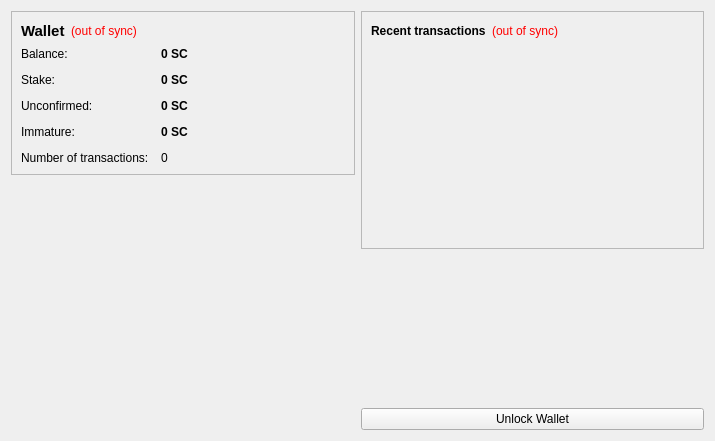
<?xml version="1.0" encoding="UTF-8"?>
<ui version="4.0">
 <class>OverviewPage</class>
 <widget class="QWidget" name="OverviewPage">
  <property name="geometry">
   <rect>
    <x>0</x>
    <y>0</y>
    <width>715</width>
    <height>441</height>
   </rect>
  </property>
  <property name="windowTitle">
   <string>Form</string>
  </property>
  <layout class="QHBoxLayout" name="horizontalLayout" stretch="1,1">
   <item>
    <layout class="QVBoxLayout" name="verticalLayout_2">
     <item>
      <widget class="QFrame" name="frame">
       <property name="frameShape">
        <enum>QFrame::StyledPanel</enum>
       </property>
       <property name="frameShadow">
        <enum>QFrame::Raised</enum>
       </property>
       <layout class="QVBoxLayout" name="verticalLayout_4">
        <item>
         <layout class="QHBoxLayout" name="horizontalLayout_4">
          <item>
           <widget class="QLabel" name="label_5">
            <property name="font">
             <font>
              <pointsize>11</pointsize>
              <weight>75</weight>
              <bold>true</bold>
             </font>
            </property>
            <property name="text">
             <string>Wallet</string>
            </property>
           </widget>
          </item>
          <item>
           <widget class="QLabel" name="labelWalletStatus">
            <property name="toolTip">
             <string>The displayed information may be out of date. Your wallet automatically synchronizes with the LeForteCoin network after a connection is established, but this process has not completed yet.</string>
            </property>
            <property name="styleSheet">
             <string notr="true">QLabel { color: red; }</string>
            </property>
            <property name="text">
             <string notr="true">(out of sync)</string>
            </property>
            <property name="alignment">
             <set>Qt::AlignLeading|Qt::AlignLeft|Qt::AlignVCenter</set>
            </property>
           </widget>
          </item>
          <item>
           <spacer name="horizontalSpacer_2">
            <property name="orientation">
             <enum>Qt::Horizontal</enum>
            </property>
            <property name="sizeHint" stdset="0">
             <size>
              <width>40</width>
              <height>20</height>
             </size>
            </property>
           </spacer>
          </item>
         </layout>
        </item>
        <item>
         <layout class="QFormLayout" name="formLayout_2">
          <property name="fieldGrowthPolicy">
           <enum>QFormLayout::AllNonFixedFieldsGrow</enum>
          </property>
          <property name="horizontalSpacing">
           <number>12</number>
          </property>
          <property name="verticalSpacing">
           <number>12</number>
          </property>
          <item row="0" column="0">
           <widget class="QLabel" name="label">
            <property name="text">
             <string>Balance:</string>
            </property>
           </widget>
          </item>
          <item row="0" column="1">
           <widget class="QLabel" name="labelBalance">
            <property name="font">
             <font>
              <weight>75</weight>
              <bold>true</bold>
             </font>
            </property>
            <property name="cursor">
             <cursorShape>IBeamCursor</cursorShape>
            </property>
            <property name="toolTip">
             <string>Your current balance</string>
            </property>
            <property name="text">
             <string notr="true">0 SC</string>
            </property>
            <property name="textInteractionFlags">
             <set>Qt::LinksAccessibleByMouse|Qt::TextSelectableByKeyboard|Qt::TextSelectableByMouse</set>
            </property>
           </widget>
          </item>
          <item row="1" column="0">
           <widget class="QLabel" name="label_6">
            <property name="text">
             <string>Stake:</string>
            </property>
           </widget>
          </item>
          <item row="1" column="1">
           <widget class="QLabel" name="labelStake">
            <property name="font">
             <font>
              <weight>75</weight>
              <bold>true</bold>
             </font>
            </property>
            <property name="cursor">
             <cursorShape>IBeamCursor</cursorShape>
            </property>
            <property name="toolTip">
             <string>Total of coins that was staked, and do not yet count toward the current balance</string>
            </property>
            <property name="text">
             <string notr="true">0 SC</string>
            </property>
            <property name="textInteractionFlags">
             <set>Qt::LinksAccessibleByMouse|Qt::TextSelectableByKeyboard|Qt::TextSelectableByMouse</set>
            </property>
           </widget>
          </item>
          <item row="2" column="0">
           <widget class="QLabel" name="label_3">
            <property name="text">
             <string>Unconfirmed:</string>
            </property>
           </widget>
          </item>
          <item row="2" column="1">
           <widget class="QLabel" name="labelUnconfirmed">
            <property name="font">
             <font>
              <weight>75</weight>
              <bold>true</bold>
             </font>
            </property>
            <property name="cursor">
             <cursorShape>IBeamCursor</cursorShape>
            </property>
            <property name="toolTip">
             <string>Total of transactions that have yet to be confirmed, and do not yet count toward the current balance</string>
            </property>
            <property name="text">
             <string notr="true">0 SC</string>
            </property>
            <property name="textInteractionFlags">
             <set>Qt::LinksAccessibleByMouse|Qt::TextSelectableByKeyboard|Qt::TextSelectableByMouse</set>
            </property>
           </widget>
          </item>
          <item row="3" column="0">
           <widget class="QLabel" name="labelImmatureText">
            <property name="text">
             <string>Immature:</string>
            </property>
           </widget>
          </item>
          <item row="3" column="1">
           <widget class="QLabel" name="labelImmature">
            <property name="font">
             <font>
              <weight>75</weight>
              <bold>true</bold>
             </font>
            </property>
            <property name="toolTip">
             <string>Mined balance that has not yet matured</string>
            </property>
            <property name="text">
             <string notr="true">0 SC</string>
            </property>
            <property name="textInteractionFlags">
             <set>Qt::LinksAccessibleByMouse|Qt::TextSelectableByKeyboard|Qt::TextSelectableByMouse</set>
            </property>
           </widget>
          </item>
          <item row="4" column="0">
           <widget class="QLabel" name="label_2">
            <property name="text">
             <string>Number of transactions:</string>
            </property>
           </widget>
          </item>
          <item row="4" column="1">
           <widget class="QLabel" name="labelNumTransactions">
            <property name="toolTip">
             <string>Total number of transactions in wallet</string>
            </property>
            <property name="text">
             <string notr="true">0</string>
            </property>
           </widget>
          </item>
         </layout>
        </item>
       </layout>
      </widget>
     </item>
     <item>
      <spacer name="verticalSpacer">
       <property name="orientation">
        <enum>Qt::Vertical</enum>
       </property>
       <property name="sizeHint" stdset="0">
        <size>
         <width>20</width>
         <height>40</height>
        </size>
       </property>
      </spacer>
     </item>
	 <item>
      <widget class="QLabel" name="label_6">
       <property name="text">
        <string/>
       </property>
       <property name="pixmap">
        <pixmap resource="../bitcoin.qrc">:/images/backg</pixmap>
       </property>
       <property name="scaledContents">
        <bool>false</bool>
       </property>
       <property name="alignment">
        <set>Qt::AlignCenter</set>
       </property>
       <property name="margin">
        <number>-2</number>
       </property>
      </widget>
     </item>
    </layout>
   </item>
   <item>
    <layout class="QVBoxLayout" name="verticalLayout_3">
     <item>
      <widget class="QFrame" name="frame_2">
       <property name="frameShape">
        <enum>QFrame::StyledPanel</enum>
       </property>
       <property name="frameShadow">
        <enum>QFrame::Raised</enum>
       </property>
       <layout class="QVBoxLayout" name="verticalLayout">
        <item>
         <layout class="QHBoxLayout" name="horizontalLayout_2">
          <item>
           <widget class="QLabel" name="label_4">
            <property name="text">
             <string>&lt;b&gt;Recent transactions&lt;/b&gt;</string>
            </property>
           </widget>
          </item>
          <item>
           <widget class="QLabel" name="labelTransactionsStatus">
            <property name="toolTip">
             <string>The displayed information may be out of date. Your wallet automatically synchronizes with the LeForteCoin network after a connection is established, but this process has not completed yet.</string>
            </property>
            <property name="styleSheet">
             <string notr="true">QLabel { color: red; }</string>
            </property>
            <property name="text">
             <string notr="true">(out of sync)</string>
            </property>
            <property name="alignment">
             <set>Qt::AlignRight|Qt::AlignTrailing|Qt::AlignVCenter</set>
            </property>
           </widget>
          </item>
          <item>
           <spacer name="horizontalSpacer">
            <property name="orientation">
             <enum>Qt::Horizontal</enum>
            </property>
            <property name="sizeHint" stdset="0">
             <size>
              <width>40</width>
              <height>20</height>
             </size>
            </property>
           </spacer>
          </item>
         </layout>
        </item>
        <item>
         <widget class="QListView" name="listTransactions">
          <property name="styleSheet">
           <string notr="true">QListView { background: transparent; }</string>
          </property>
          <property name="frameShape">
           <enum>QFrame::NoFrame</enum>
          </property>
          <property name="verticalScrollBarPolicy">
           <enum>Qt::ScrollBarAlwaysOff</enum>
          </property>
          <property name="horizontalScrollBarPolicy">
           <enum>Qt::ScrollBarAlwaysOff</enum>
          </property>
          <property name="selectionMode">
           <enum>QAbstractItemView::NoSelection</enum>
          </property>
         </widget>
        </item>
       </layout>
      </widget>
     </item>
     <item>
      <spacer name="verticalSpacer_2">
       <property name="orientation">
        <enum>Qt::Vertical</enum>
       </property>
       <property name="sizeHint" stdset="0">
        <size>
         <width>20</width>
         <height>40</height>
        </size>
       </property>
      </spacer>
     </item>
     <item>
      <widget class="QPushButton" name="unlockWalletButton">
       <property name="text">
        <string>Unlock Wallet</string>
       </property>
      </widget>
     </item>
    </layout>
   </item>
  </layout>
 </widget>
 <resources>
  <include location="../bitcoin.qrc"/>
 </resources>
 <connections/>
</ui>
